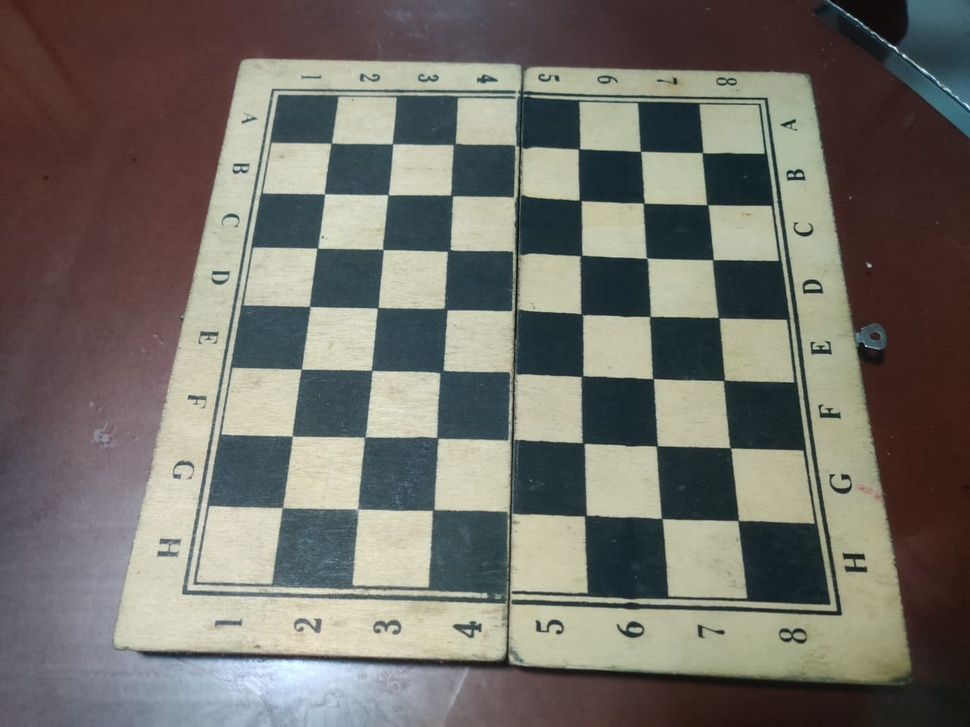
#> input picture ImagenesTablero/Celular/Tablero1/Tablero1.jpeg, 970 x 727 px, shrunk from 1280 x 960 before the run; its folder holds only this picture in this run
$ python Calibration.py
#> lines starting #> are read from the running program, lines starting #| are printed output that depends on the picture; after the words box and inside, x2 and y2 are one past the last pixel; in counts of white or black regions, pixels touching at a corner belong together; long printed decimals are rounded
import numpy as np
import cv2
import glob
import os
import json

# termination criteria
criteria = (cv2.TERM_CRITERIA_EPS + cv2.TERM_CRITERIA_MAX_ITER, 30, 0.001)
# El tablero es 8x8 cuadros
# prepare object points, like (0,0,0), (1,0,0), (2,0,0) ....,(6,5,0)
objp = np.zeros((7 * 7, 3), np.float32)
objp[:, :2] = np.mgrid[0:7, 0:7].T.reshape(-1, 2)

# Arrays to store object points and image points from all the images.
objpoints = []  # 3d point in real world space
imgpoints = []  # 2d points in image plane.
#Ruta imagenes
path = 'C:\PRUEBA\Taller5\ImagenesTablero\Celular\Tablero1'
#path = 'C:\PRUEBA\Taller5\ImagenesTablero\Portatil'

path_file = os.path.join(path, 'Ta*.jpeg')
#path_file = os.path.join(path, 'Tablero*.jpeg')
images = glob.glob(path_file)

for fname in images:
    img = cv2.imread(fname)
#> img is the input picture: shape (727, 970, 3); mean B, G, R 104.4, 111.5, 114.2
    gray = cv2.cvtColor(img, cv2.COLOR_BGR2GRAY)
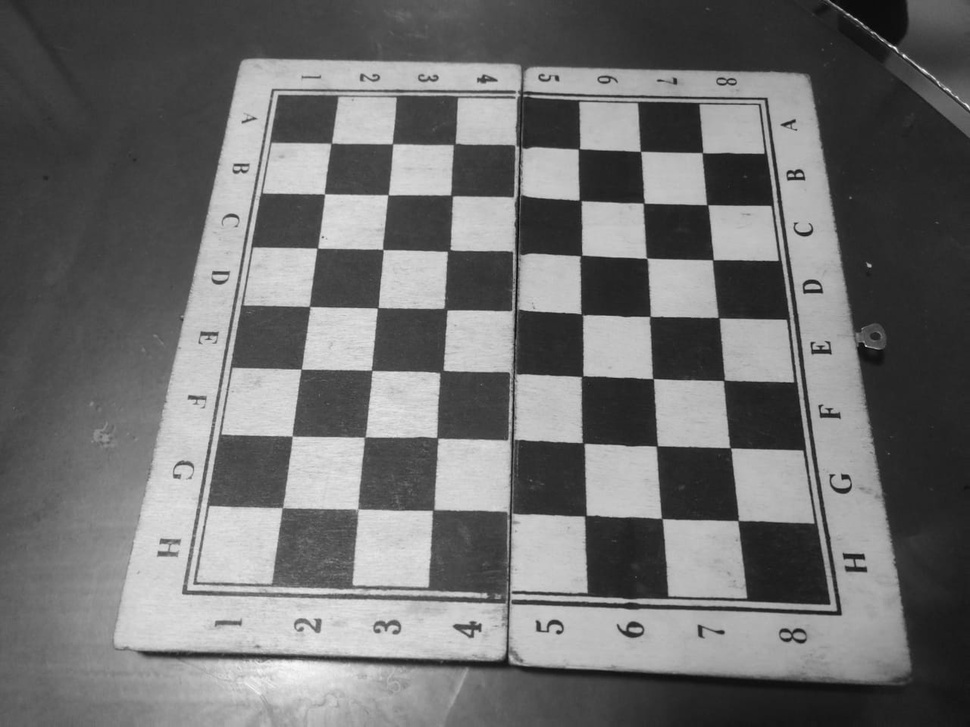
#> gray: shape (727, 970); min 6, max 250, mean 111.5

    # Find the chess board corners
    ret, corners = cv2.findChessboardCorners(gray, (7, 7), None)
#> ret = True; corners = 49 rows, first 8: [331.3, 143.3], [392.4, 143.6], [454.5, 143.9], [515.1, 145.4], [578.8, 148.7], [640.5, 151.4], [702.3, 152.7], [324.5, 194.1]

    # If found, add object points, image points (after refining them)
    if ret == True:
        objpoints.append(objp)

        corners2 = cv2.cornerSubPix(gray, corners, (11, 11), (-1, -1), criteria)
#> corners2 = 49 rows, first 8: [331.2, 143.1], [392.5, 143.7], [454.4, 143.8], [518, 147.2], [578.8, 148.9], [640.5, 151.4], [702.4, 152.7], [324.3, 193.8]
        imgpoints.append(corners2)

        # Draw and display the corners
        img = cv2.drawChessboardCorners(img, (7, 7), corners2, ret)
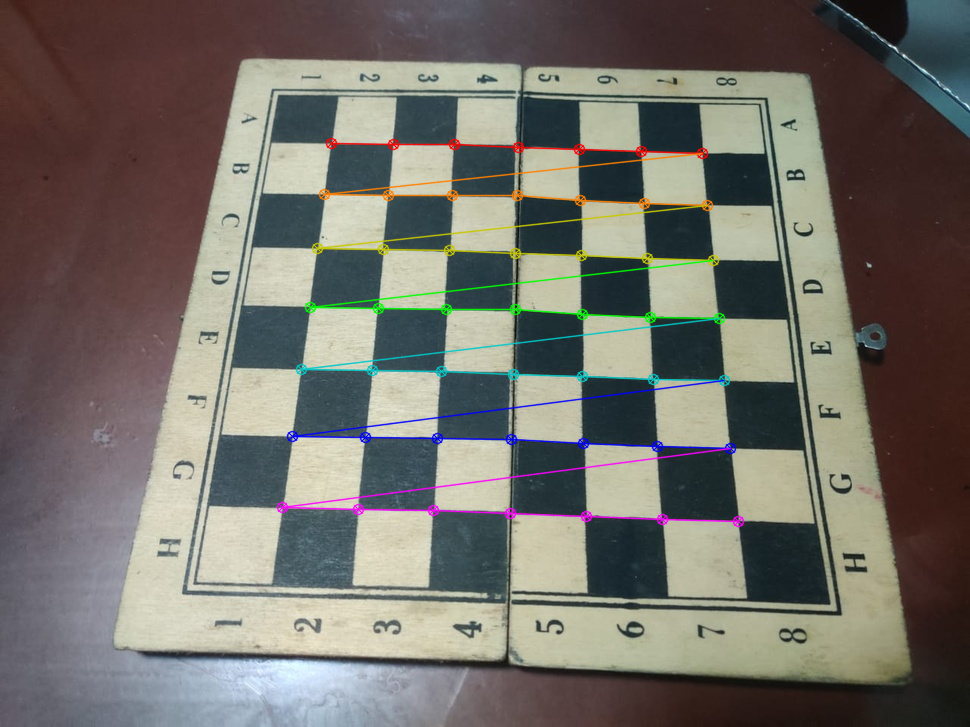
#> img: shape (727, 970, 3); 2.82% of pixels changed, all inside (x1, y1, x2, y2) = (276, 137, 745, 528)
        cv2.imshow('img', img)
        cv2.waitKey(250)

cv2.destroyAllWindows()

ret, mtx, dist, rvecs, tvecs = cv2.calibrateCamera(objpoints, imgpoints, gray.shape[::-1], None, None)
#> ret = 0.974; mtx = [[228.2, 0, 489.1], [0, 214.2, 400.8], [0, 0, 1]]; dist = [[0.0118, -0.00769, 0.00565, 4.89e-05, 0.00144]]; rvecs = ([-0.101, -0.00177, 0.0301],); tvecs = ([-2.55, -4.48, 3.65],)

print(mtx)
#| [[228.223   0.         489.128]
#|  [  0.         214.192 400.752]
#|  [  0.           0.           1.        ]]
print(dist)
#| [[ 1.17897399e-02 -7.69241173e-03  5.65343977e-03  4.88881520e-05
#|    1.43995727e-03]]

# reprojection error
mean_error = 0
for i in range(len(objpoints)):
    imgpoints2, _ = cv2.projectPoints(objpoints[i], rvecs[i], tvecs[i], mtx, dist)
    error = cv2.norm(imgpoints[i], imgpoints2, cv2.NORM_L2) / len(imgpoints2)
    mean_error += error
#> this loop made 1 pass
#> (error, mean_error) on pass 1: (0.139, 0.139)
#> after the loop, mean_error = 0.139

print("total error: {}".format(mean_error / len(objpoints)))
#| total error: 0.1391

# undistortion
path_file = os.path.join(path, 'Ta20.jpeg')
#path_file = os.path.join(path, 'Tablero20.jpeg')
#path_file = os.path.join(path, 'Tablero20.jpg')
img = cv2.imread(path_file)
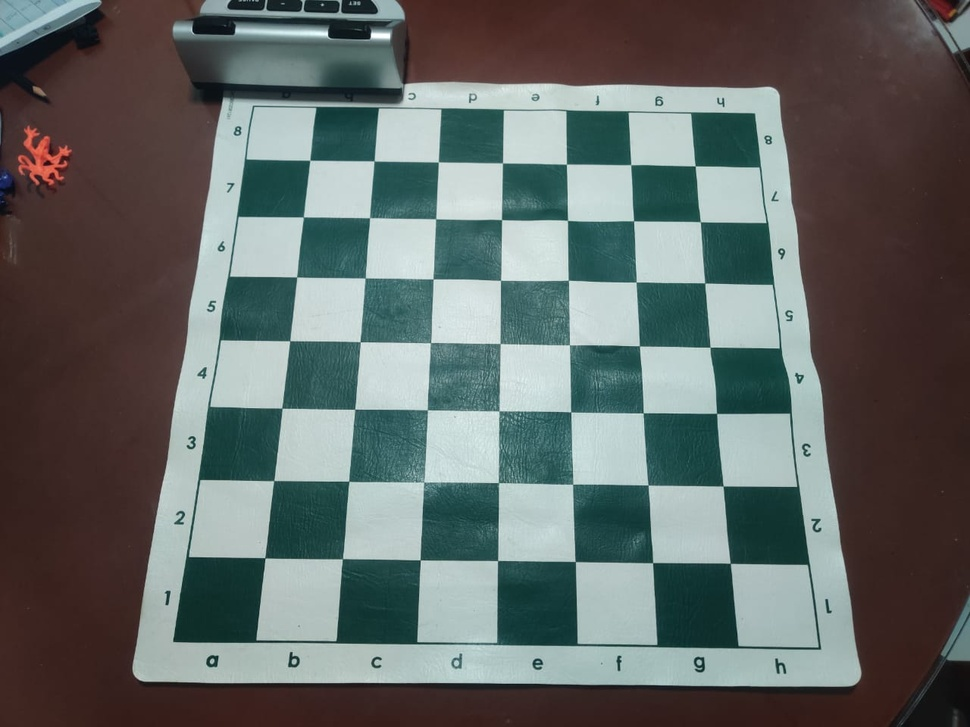
#> input picture ImagenesTablero/Celular/Tablero2/Ta20.jpeg, 970 x 727 px, shrunk from 1280 x 960 before the run, found by its file name
#> img is the input picture: shape (727, 970, 3); mean B, G, R 102.4, 104.6, 98
h, w = img.shape[:2]
#> h = 727; w = 970
newcameramtx, roi = cv2.getOptimalNewCameraMatrix(mtx, dist, (w, h), 1, (w, h))
#> newcameramtx = [[233.3, 0, 488.4], [0, 214.3, 409.8], [0, 0, 1]]; roi = (93, 86, 793, 609)

if True:
    dst = cv2.undistort(img, mtx, dist, None, newcameramtx)
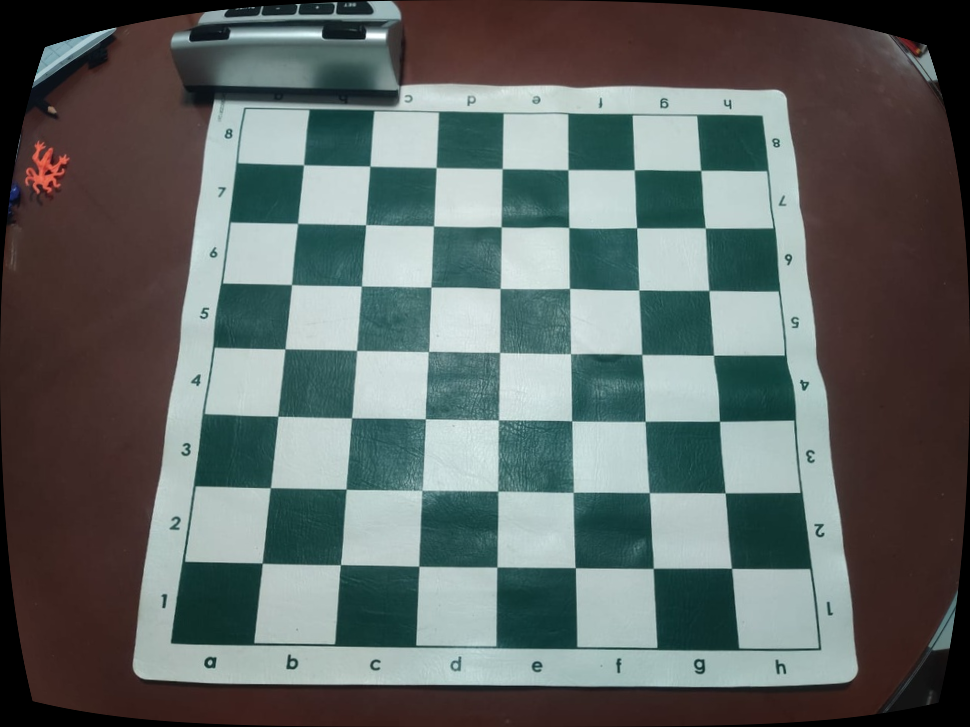
#> dst: shape (727, 970, 3); mean B, G, R 100.9, 103, 95.3
else:
    mapx, mapy = cv2.initUndistortRectifyMap(mtx, dist, None, newcameramtx, (w, h), 5)
    dst = cv2.remap(img, mapx, mapy, cv2.INTER_LINEAR)

# crop the image
x, y, w, h = roi
#> x = 93; y = 86; w = 793; h = 609
dst = dst[y:y + h, x:x + w]
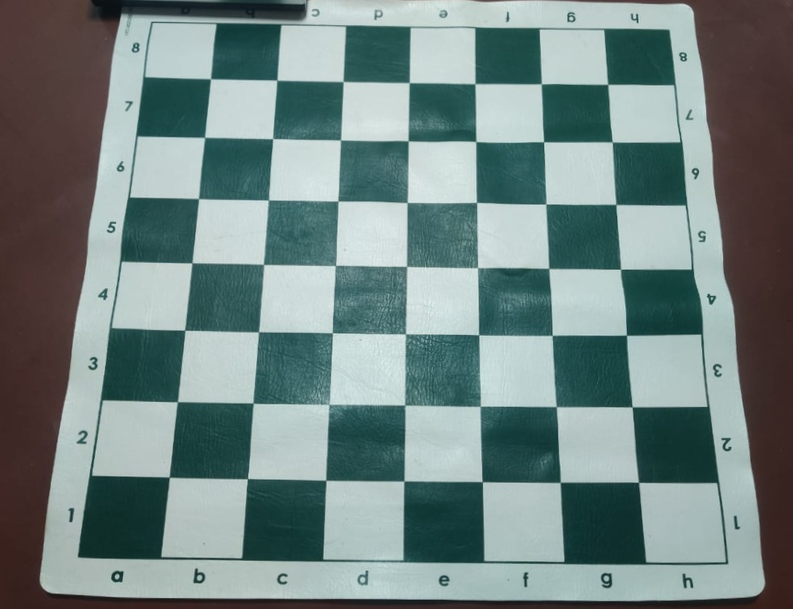
#> dst: shape (609, 793, 3); mean B, G, R 129.7, 131.8, 113.7
cv2.imshow('distorted', img)
cv2.imshow('calibresult', dst)
cv2.waitKey(0)

file_name = 'CalibrationCelularTablero1.json'
#file_name = 'CalibrationPortatilTablero.json'
json_file = os.path.join(path, file_name)

data = {
    'K': mtx.tolist(),
    'distortion': dist.tolist()
}
#> data = {'K': [[228.2, 0, 489.1], [0, 214.2, 400.8], [0, 0, 1]], 'distortion': [[0.0118, -0.00769, 0.00565, 4.89e-05, 0.00144]]}

with open(json_file, 'w') as fp:
    json.dump(data, fp, sort_keys=True, indent=1, ensure_ascii=False)

with open(json_file) as fp:
    json_data = json.load(fp)
print(json_data)
